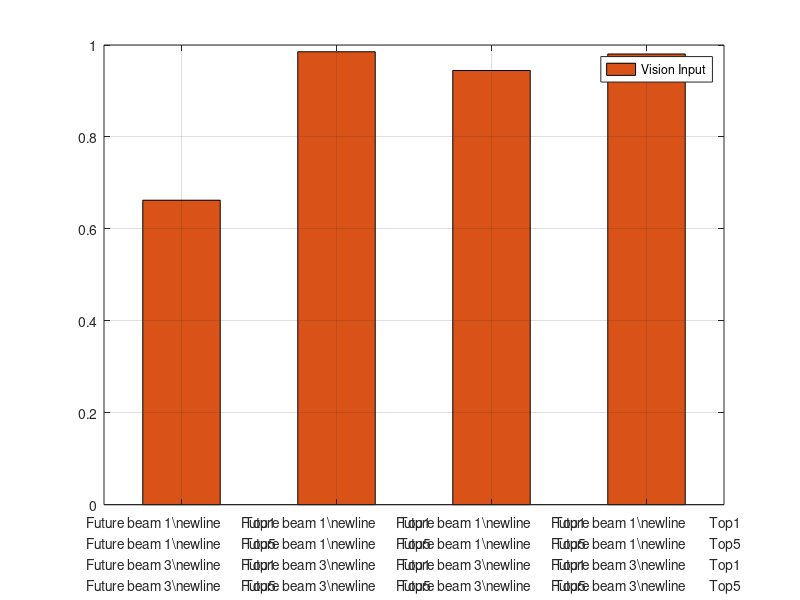

This figure's MATLAB source: (Note: this script raises an error after producing the figure.)
load('test_acc.mat');

bar([test_acc.top1(1), test_acc.top5(1),test_acc.top3(1), test_acc.top5(3)], 'FaceColor', "#D95319",'BarWidth',0.5)
grid on;
row1 = {'Future beam 1' 'Future beam 1' 'Future beam 3' 'Future beam 3'};
row2 = {'Top1' 'Top5' 'Top1' 'Top5'};
labelArray = [row1; row2];
tickLabels = strtrim(sprintf('%s\\newline        %s\n', labelArray{:}));

set(gca, 'xticklabel', tickLabels);

l = legend('Vision Input');
l.Location = 'northwest';
ylabel('Top-k Accuracy');
ylim([0.5,1]);

set(gcf, 'Position', [100, 100, 800, 300]);